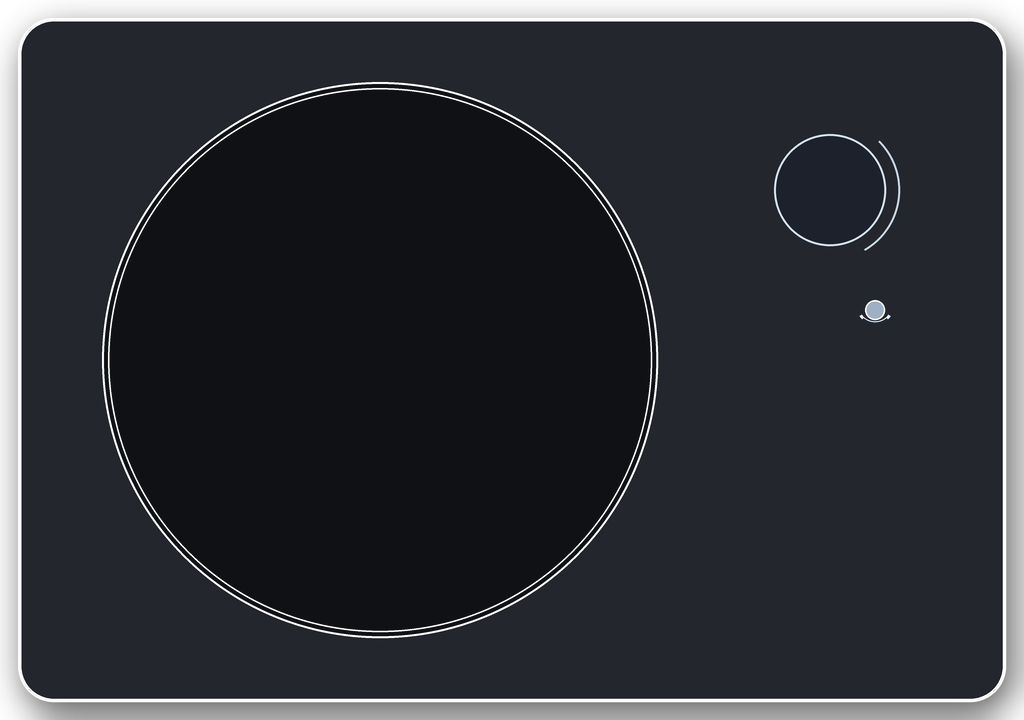
#> input picture Resources/Turntable/turntable_plinth.png, 1024 x 720 px, found by its file name
$ python render_audiophile_metal_tonearm.py
#> lines starting #> are read from the running program, lines starting #| are printed output that depends on the picture
import math
import os
from PIL import Image, ImageDraw, ImageFilter

SRC_PATH = '/Users/seoigor/.gemini/antigravity/brain/c9f85b98-7400-49da-bac1-fd33ba961f08/.user_uploaded/media_1791989844547_0879ff20.png'
OUT_DIR = '/Volumes/2T/SilkPlayer/Resources/Turntable'
BUILD_DIR = '/Volumes/2T/SilkPlayer/build'
os.makedirs(OUT_DIR, exist_ok=True)
os.makedirs(BUILD_DIR, exist_ok=True)

# Reference Plinth coordinates: 1024 x 800
# Platter Center: (412.0, 381.5), R_vinyl = 370.0, R_gold = 120.0
# Gimbal Pivot: (839.0, 152.0)
pv_src_x = 839.0
pv_src_y = 152.0

# Pivot-centered canvas size: 900 x 900
CANVAS_SIZE = 900
HALF = CANVAS_SIZE / 2.0 # 450.0

SCALE = 4
sw = CANVAS_SIZE * SCALE
sh = CANVAS_SIZE * SCALE
arm_hi = Image.new('RGBA', (sw, sh), (0, 0, 0, 0))
#> arm_hi: PIL image 3600x3600 RGBA; every value is 0
adraw = ImageDraw.Draw(arm_hi)

def pt(x, y):
    dx = x - pv_src_x
    dy = y - pv_src_y
    return ((HALF + dx) * SCALE, (HALF + dy) * SCALE)

g_center = (HALF * SCALE, HALF * SCALE)

# ==============================================================================
# 1. COUNTERWEIGHT & REAR STUB (Machined Brushed Steel / Anodized Titanium)
# ==============================================================================
# Rear shaft extending to (898, 76) along angle ~138°
rod_end = pt(906, 68)
adraw.line([g_center, rod_end], fill=(180, 190, 205, 255), width=int(14 * SCALE))
adraw.line([g_center, rod_end], fill=(240, 248, 255, 255), width=int(5 * SCALE))

# Counterweight cylinder (centered around 890, 84)
cw_pts = [pt(856, 114), pt(884, 48), pt(928, 70), pt(900, 136)]
# Base metallic fill
adraw.polygon(cw_pts, fill=(60, 68, 80, 255))
adraw.polygon(cw_pts, outline=(220, 230, 245, 255), width=int(2.5 * SCALE))

# Knurled grip grooves on counterweight
for t in [0.20, 0.35, 0.50, 0.65, 0.80]:
    p1 = (cw_pts[0][0] * (1-t) + cw_pts[1][0] * t, cw_pts[0][1] * (1-t) + cw_pts[1][1] * t)
    p2 = (cw_pts[3][0] * (1-t) + cw_pts[2][0] * t, cw_pts[3][1] * (1-t) + cw_pts[2][1] * t)
    adraw.line([p1, p2], fill=(210, 225, 240, 220), width=int(2 * SCALE))
#> this loop made 5 passes
#> (p1, p2) on passes 1 to 5: ((1890.4, 1595.2), (2066.4, 1683.2)), ((1907.2, 1555.6), (2083.2, 1643.6)), ((1924, 1516), (2100, 1604)), ((1940.8, 1476.4), (2116.8, 1564.4)), ((1957.6, 1436.8), (2133.6, 1524.8))

# Rear weight calibration ring (champagne gold accent ring)
p_gold1 = (cw_pts[0][0] * 0.88 + cw_pts[1][0] * 0.12, cw_pts[0][1] * 0.88 + cw_pts[1][1] * 0.12)
#> p_gold1 = (1881.4, 1616.3)
p_gold2 = (cw_pts[3][0] * 0.88 + cw_pts[2][0] * 0.12, cw_pts[3][1] * 0.88 + cw_pts[2][1] * 0.12)
#> p_gold2 = (2057.4, 1704.3)
adraw.line([p_gold1, p_gold2], fill=(225, 195, 110, 255), width=int(4 * SCALE))

# ==============================================================================
# 2. GIMBAL BEARING ASSEMBLY (Precision Dual-Axis Chrome Gimbal)
# ==============================================================================
# Outer Gimbal Ring (matte slate titanium)
gr_out = 46 * SCALE
gr_in = 28 * SCALE
adraw.ellipse([g_center[0]-gr_out, g_center[1]-gr_out, g_center[0]+gr_out, g_center[1]+gr_out], fill=(45, 52, 64, 255))
adraw.ellipse([g_center[0]-gr_in, g_center[1]-gr_in, g_center[0]+gr_in, g_center[1]+gr_in], fill=(0, 0, 0, 0))
adraw.ellipse([g_center[0]-gr_out, g_center[1]-gr_out, g_center[0]+gr_out, g_center[1]+gr_out], outline=(200, 215, 230, 255), width=int(2.5 * SCALE))
adraw.ellipse([g_center[0]-gr_in, g_center[1]-gr_in, g_center[0]+gr_in, g_center[1]+gr_in], outline=(140, 155, 175, 255), width=int(2 * SCALE))

# Pivot vertical column & high-precision silver bearing cap
br_r = 15 * SCALE
adraw.ellipse([g_center[0]-br_r, g_center[1]-br_r, g_center[0]+br_r, g_center[1]+br_r], fill=(220, 230, 240, 255))
adraw.ellipse([g_center[0]-br_r, g_center[1]-br_r, g_center[0]+br_r, g_center[1]+br_r], outline=(255, 255, 255, 255), width=int(2 * SCALE))
# Center jewel bearing screw
adraw.ellipse([g_center[0]-br_r*0.45, g_center[1]-br_r*0.45, g_center[0]+br_r*0.45, g_center[1]+br_r*0.45], fill=(30, 35, 45, 255))

# ==============================================================================
# 3. S-CURVED AIRCRAFT ALUMINUM WAND (Polished Brushed Silver / Chrome)
# ==============================================================================
wand_points = [
    (839, 152),
    (824, 175),
    (804, 208),
    (784, 246),
    (766, 290),
    (748, 338),
    (728, 386),
    (700, 430),
    (664, 466),
    (628, 490),
    (610, 498)
]
w_pts = [pt(x, y) for x, y in wand_points]

# 1. Base solid aluminum core (brushed silver shadow)
for i in range(len(w_pts) - 1):
    adraw.line([w_pts[i], w_pts[i+1]], fill=(140, 152, 168, 255), width=int(22 * SCALE))
for p in w_pts:
    adraw.ellipse([p[0]-11*SCALE, p[1]-11*SCALE, p[0]+11*SCALE, p[1]+11*SCALE], fill=(140, 152, 168, 255))

# 2. Main cylindrical body gradient (neutral silver)
for i in range(len(w_pts) - 1):
    adraw.line([w_pts[i], w_pts[i+1]], fill=(210, 222, 236, 255), width=int(18 * SCALE))
for p in w_pts:
    adraw.ellipse([p[0]-9*SCALE, p[1]-9*SCALE, p[0]+9*SCALE, p[1]+9*SCALE], fill=(210, 222, 236, 255))

# 3. Razor-sharp top ridge specular highlight (bright chrome shine)
spec_pts = [(p[0] - 4 * SCALE, p[1] - 3 * SCALE) for p in w_pts]
for i in range(len(spec_pts) - 1):
    adraw.line([spec_pts[i], spec_pts[i+1]], fill=(255, 255, 255, 255), width=int(5 * SCALE))

# 4. Underside ambient rim light
rim_pts = [(p[0] + 4 * SCALE, p[1] + 3 * SCALE) for p in w_pts]
for i in range(len(rim_pts) - 1):
    adraw.line([rim_pts[i], rim_pts[i+1]], fill=(160, 175, 195, 255), width=int(3 * SCALE))

# Collar connector ring at headshell coupling (machined silver coupling nut)
c_pt = w_pts[-1]
adraw.ellipse([c_pt[0]-14*SCALE, c_pt[1]-14*SCALE, c_pt[0]+14*SCALE, c_pt[1]+14*SCALE], fill=(235, 242, 250, 255))
adraw.ellipse([c_pt[0]-14*SCALE, c_pt[1]-14*SCALE, c_pt[0]+14*SCALE, c_pt[1]+14*SCALE], outline=(100, 115, 130, 255), width=int(2 * SCALE))

# ==============================================================================
# 4. AUDIOPHILE HEADSHELL, CARTRIDGE & DIAMOND STYLUS (唱头与唱针)
# ==============================================================================
# Headshell geometry:
# Rectangular angled audiophile headshell (SME type)
# Body corners:
h_back_top = pt(618, 492)
h_back_bot = pt(626, 506)
h_front_bot = pt(514, 560)
h_front_top = pt(496, 542)

head_poly = [h_back_top, h_back_bot, h_front_bot, h_front_top]
# Solid deep anodized obsidian/matte black headshell block
adraw.polygon(head_poly, fill=(28, 32, 40, 255))
# Beveled silver chamfer outline around headshell
adraw.polygon(head_poly, outline=(225, 235, 245, 255), width=int(3 * SCALE))

# Top-side weight-relief slots (two iconic elongated oval slots on top of headshell)
slot1_a = pt(575, 508)
slot1_b = pt(545, 522)
adraw.line([slot1_a, slot1_b], fill=(15, 18, 22, 255), width=int(5 * SCALE))
adraw.line([slot1_a, slot1_b], fill=(80, 95, 115, 255), width=int(1.5 * SCALE))

slot2_a = pt(588, 515)
slot2_b = pt(558, 529)
adraw.line([slot2_a, slot2_b], fill=(15, 18, 22, 255), width=int(5 * SCALE))
adraw.line([slot2_a, slot2_b], fill=(80, 95, 115, 255), width=int(1.5 * SCALE))

# Cartridge Body (mounted underneath headshell - Ortofon Red / Audiophile Ruby accent)
cart_pts = [
    pt(548, 544),
    pt(554, 554),
    pt(512, 574),
    pt(500, 560)
]
adraw.polygon(cart_pts, fill=(220, 45, 55, 255)) # Luxury audiophile red cartridge body
adraw.polygon(cart_pts, outline=(255, 215, 215, 255), width=int(2 * SCALE))

# Chrome Needle Cantilever (extends forward-down from cartridge)
needle_root = pt(508, 565)
needle_tip = pt(492, 576) # The actual diamond stylus contact point!
adraw.line([needle_root, needle_tip], fill=(230, 240, 250, 255), width=int(5 * SCALE))
adraw.line([needle_root, needle_tip], fill=(255, 255, 255, 255), width=int(2 * SCALE))

# Diamond Stylus Tip (high-contrast sparkling diamond needle point)
adraw.ellipse([needle_tip[0]-5*SCALE, needle_tip[1]-5*SCALE, needle_tip[0]+5*SCALE, needle_tip[1]+5*SCALE], fill=(255, 255, 255, 255))
adraw.ellipse([needle_tip[0]-8*SCALE, needle_tip[1]-8*SCALE, needle_tip[0]+8*SCALE, needle_tip[1]+8*SCALE], outline=(150, 220, 255, 220), width=int(2 * SCALE))

# Ergonomic Chrome Finger-Lift Lever (extends curving from headshell right side)
lift_p1 = pt(554, 538)
lift_p2 = pt(580, 572)
lift_p3 = pt(600, 584)
adraw.line([lift_p1, lift_p2], fill=(235, 245, 255, 255), width=int(6 * SCALE))
adraw.line([lift_p2, lift_p3], fill=(235, 245, 255, 255), width=int(6 * SCALE))
adraw.ellipse([lift_p3[0]-4*SCALE, lift_p3[1]-4*SCALE, lift_p3[0]+4*SCALE, lift_p3[1]+4*SCALE], fill=(255, 255, 255, 255))

# High-contrast specular shine on headshell top edge
adraw.line([h_front_top, h_back_top], fill=(255, 255, 255, 255), width=int(3 * SCALE))

# Downsample to target size with Lanczos
tonearm_clean = arm_hi.resize((CANVAS_SIZE, CANVAS_SIZE), Image.Resampling.LANCZOS)
arm_path = os.path.join(OUT_DIR, 'turntable_tonearm.png')
tonearm_clean.save(arm_path)
tonearm_clean.save('/Volumes/2T/SilkPlayer/build/audiophile_metal_tonearm.png')
print(f"Saved audiophile tonearm to {arm_path}, size: {tonearm_clean.size}")
#| Saved audiophile tonearm to /Volumes/2T/SilkPlayer/Resources/Turntable/turntable_tonearm.png, size: (900, 900)

# ==============================================================================
# 5. KINEMATICS CALIBRATION & COMPOSITE VERIFICATION
# ==============================================================================
# Stylus diamond tip is at (492, 576) in plinth coordinates
ndx = 492.0 - pv_src_x # -347.0
ndy = 576.0 - pv_src_y # +424.0
arm_rad = math.hypot(ndx, ndy)
base_angle = math.atan2(ndy, ndx)
print(f"Arm length: {arm_rad:.1f} px, Base angle: {math.degrees(base_angle):.1f}°")

# Target Lead-in (0% start of song): Stylus at R ≈ 355 px (outer vinyl groove)
# Target Run-out (100% end of song): Stylus at R ≈ 148 px (inner groove, outside gold disc R=120)
# Target Cradle (paused at 0:00): Stylus at R ≈ 435 px (parked on cradle outside platter)
for ang in [-30.0, -22.0, -18.0, -10.0, 0.0, 5.0, 8.0]:
    rad = base_angle + math.radians(ang)
    sx = pv_src_x + arm_rad * math.cos(rad)
    sy = pv_src_y + arm_rad * math.sin(rad)
    d = math.hypot(sx - 412.0, sy - 381.5)
    print(f"Angle {ang:+5.1f}°: Stylus pos ({sx:5.1f}, {sy:5.1f}), Dist: {d:5.1f} px (Gold: 120, Vinyl: 370)")

# Generate test composites at 0%, 50%, 100%, and cradle
plinth = Image.open(os.path.join(OUT_DIR, 'turntable_plinth.png'))
#> plinth is the input picture: PIL image 1024x720 RGBA; mean R, G, B, A 19.1, 21, 26.9, 220.2
vinyl = Image.open(os.path.join(OUT_DIR, 'turntable_vinyl.png'))
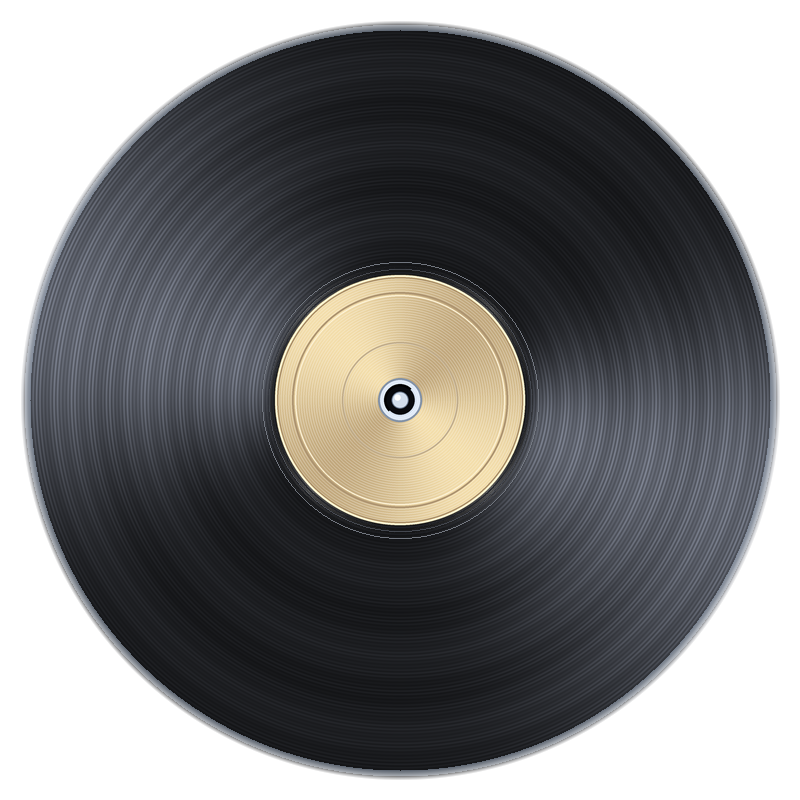
#> input picture Resources/Turntable/turntable_vinyl.png, 800 x 800 px, found by its file name
#> vinyl is the input picture: PIL image 800x800 RGBA; mean R, G, B, A 47.6, 46.8, 45.9, 169.9

test_angles = [
    (-28.0, "cradle_parked"),
    (-18.5, "lead_in_0pct"),
    (-5.0, "mid_track_50pct"),
    (8.0, "run_out_100pct")
]

for ang, label in test_angles:
    rot = tonearm_clean.rotate(-ang, resample=Image.Resampling.BICUBIC)
    comp = Image.new('RGBA', (1024, 800), (22, 24, 30, 255))
    comp.alpha_composite(plinth, (0, 0))
    comp.alpha_composite(vinyl, (12, int(381.5 - 400)))
    comp.alpha_composite(rot, (int(pv_src_x - HALF), int(pv_src_y - HALF)))
    out_file = os.path.join(BUILD_DIR, f"audiophile_test_{label}.png")
    comp.save(out_file)
    print(f"Saved {out_file}")
#> this loop made 4 passes
#> pass 1, `comp = Image.new('RGBA', (1024, 800), (22, 24, 30, 255))`:
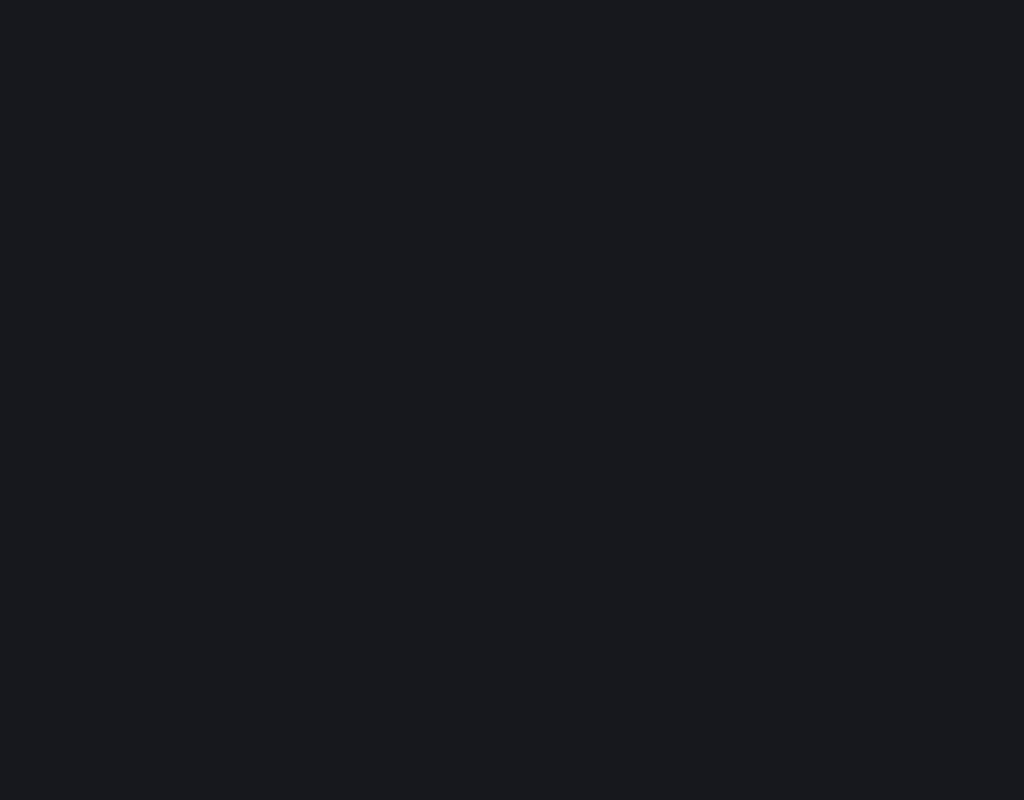
#> comp: PIL image 1024x800 RGBA; mean R, G, B, A 22, 24, 30, 255
#> pass 1, `comp.save(out_file)`:
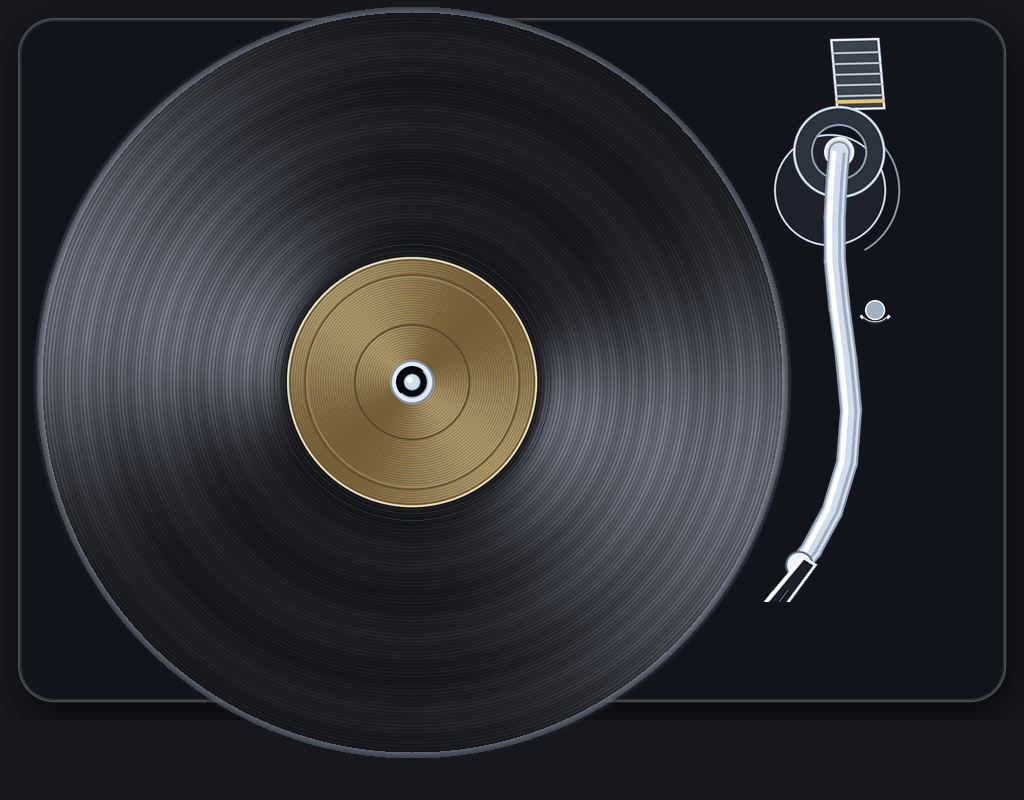
#> saved as audiophile_test_cradle_parked.png: PIL image 1024x800 RGBA; mean R, G, B, A 44.9, 46, 49.8, 255
#> after the loop:
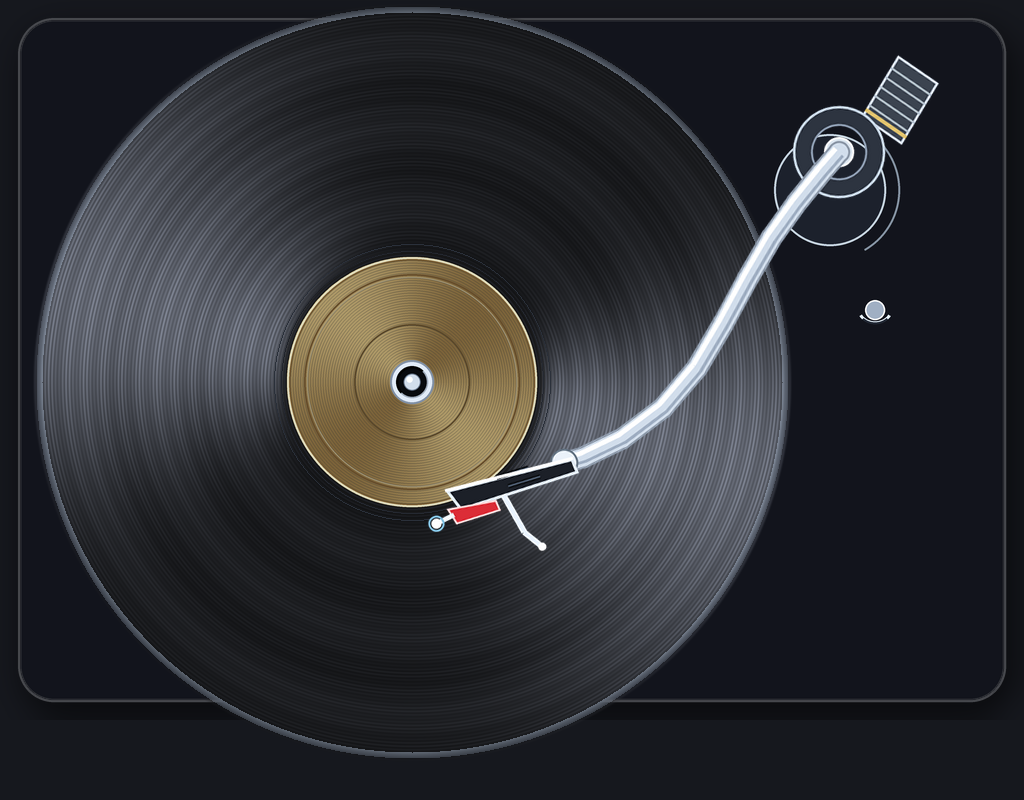
#> comp: PIL image 1024x800 RGBA; mean R, G, B, A 44.7, 45.7, 49.5, 255
#> after the loop:
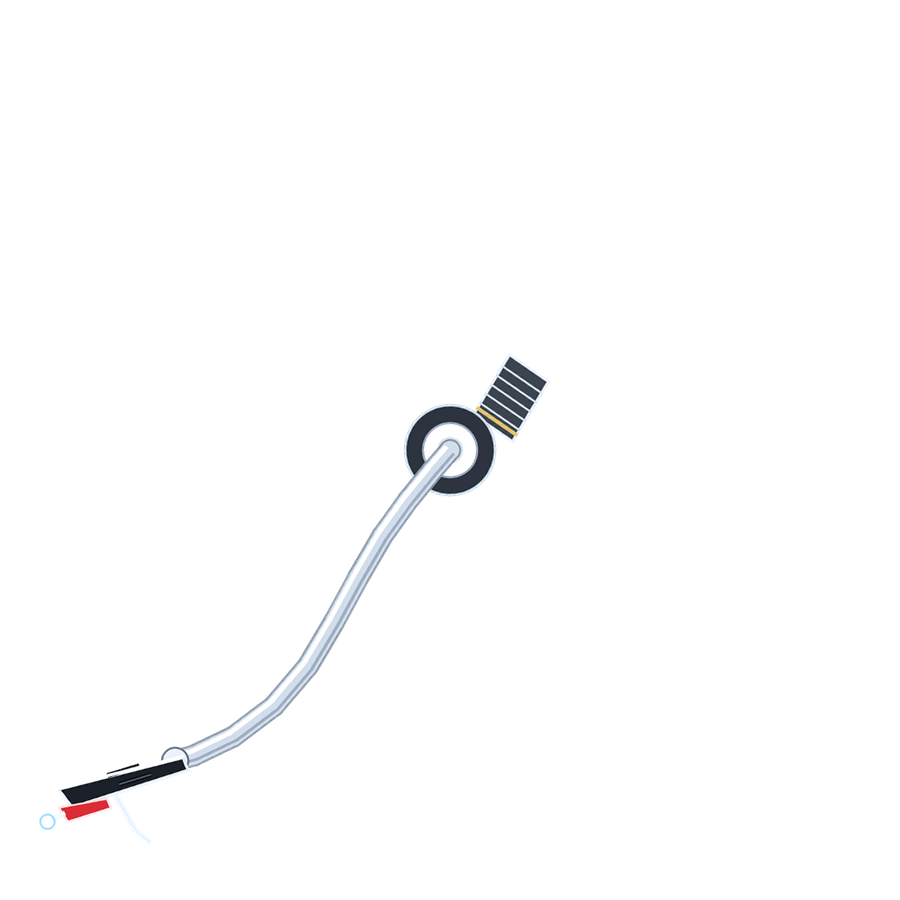
#> rot: PIL image 900x900 RGBA; mean R, G, B, A 4.6, 4.7, 5, 6.7; transparent parts drawn white
